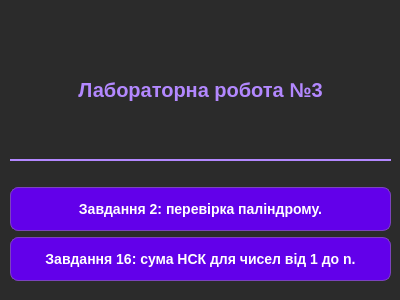
<?xml version="1.0" encoding="UTF-8"?>
<ui version="4.0">
 <class>Lab3Window</class>
 <widget class="QWidget" name="Lab3Window">
  <property name="geometry">
   <rect>
    <x>0</x>
    <y>0</y>
    <width>400</width>
    <height>300</height>
   </rect>
  </property>
  <property name="windowTitle">
   <string>Form</string>
  </property>
  <property name="styleSheet">
   <string notr="true">QWidget {
    background-color: #2b2b2b;
    color: white;
    font-family: &quot;Segoe UI&quot;, sans-serif;
}
QLabel {
    font-size: 20px;
    font-weight: bold;
    color: #b388ff; /* Фіолетовий акцент для 3-ї лаби */
    padding: 10px;
    border-bottom: 2px solid #b388ff;
    margin-bottom: 20px;
}
QPushButton {
    background-color: #6200ea; /* Темно-фіолетові кнопки */
    color: white;
    font-size: 14px;
    font-weight: bold;
    border-radius: 8px;
    padding: 6px;
    border: 1px solid #7c43bd;
    min-width: 150px;
    min-height: 30px;
}
QPushButton:hover {
    background-color: #7c43bd;
}
QPushButton:pressed {
    background-color: #311b92;
    padding-top: 8px;
    padding-left: 8px;
}</string>
  </property>
  <widget class="QWidget" name="">
   <property name="geometry">
    <rect>
     <x>10</x>
     <y>20</y>
     <width>381</width>
     <height>261</height>
    </rect>
   </property>
   <layout class="QVBoxLayout" name="verticalLayout">
    <item>
     <widget class="QLabel" name="label">
      <property name="layoutDirection">
       <enum>Qt::LayoutDirection::LeftToRight</enum>
      </property>
      <property name="autoFillBackground">
       <bool>false</bool>
      </property>
      <property name="text">
       <string>Лабораторна робота №3</string>
      </property>
      <property name="alignment">
       <set>Qt::AlignmentFlag::AlignCenter</set>
      </property>
     </widget>
    </item>
    <item>
     <widget class="QPushButton" name="pushButton">
      <property name="text">
       <string>Завдання 2: перевірка паліндрому.</string>
      </property>
     </widget>
    </item>
    <item>
     <widget class="QPushButton" name="pushButton_2">
      <property name="text">
       <string>Завдання 16: сума НСК для чисел від 1 до n.</string>
      </property>
     </widget>
    </item>
   </layout>
  </widget>
 </widget>
 <resources/>
 <connections/>
</ui>
